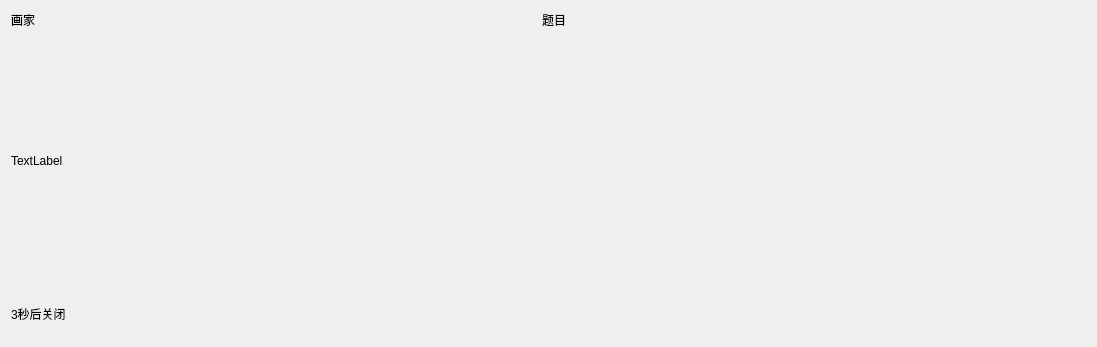
<?xml version="1.0" encoding="UTF-8"?>
<ui version="4.0">
 <class>AnswerWidget</class>
 <widget class="QDialog" name="AnswerWidget">
  <property name="geometry">
   <rect>
    <x>0</x>
    <y>0</y>
    <width>604</width>
    <height>347</height>
   </rect>
  </property>
  <property name="windowTitle">
   <string>回合结算界面</string>
  </property>
  <layout class="QGridLayout" name="gridLayout">
   <item row="0" column="0">
    <spacer name="horizontalSpacer">
     <property name="orientation">
      <enum>Qt::Horizontal</enum>
     </property>
     <property name="sizeHint" stdset="0">
      <size>
       <width>77</width>
       <height>20</height>
      </size>
     </property>
    </spacer>
   </item>
   <item row="0" column="1">
    <layout class="QHBoxLayout" name="horizontalLayout_3">
     <item>
      <layout class="QVBoxLayout" name="verticalLayout">
       <item>
        <layout class="QHBoxLayout" name="horizontalLayout_2">
         <item>
          <widget class="QLabel" name="lbPainter">
           <property name="maximumSize">
            <size>
             <width>1000</width>
             <height>1000</height>
            </size>
           </property>
           <property name="text">
            <string>画家</string>
           </property>
          </widget>
         </item>
         <item>
          <widget class="QLabel" name="lbTitle">
           <property name="maximumSize">
            <size>
             <width>1000</width>
             <height>1000</height>
            </size>
           </property>
           <property name="text">
            <string>题目</string>
           </property>
          </widget>
         </item>
        </layout>
       </item>
       <item>
        <widget class="QLabel" name="lbFinal">
         <property name="minimumSize">
          <size>
           <width>391</width>
           <height>251</height>
          </size>
         </property>
         <property name="maximumSize">
          <size>
           <width>1000</width>
           <height>1000</height>
          </size>
         </property>
         <property name="text">
          <string>TextLabel</string>
         </property>
        </widget>
       </item>
       <item>
        <layout class="QHBoxLayout" name="horizontalLayout">
         <item>
          <widget class="QLabel" name="lbTip">
           <property name="maximumSize">
            <size>
             <width>1000</width>
             <height>1000</height>
            </size>
           </property>
           <property name="text">
            <string>3秒后关闭</string>
           </property>
          </widget>
         </item>
         <item>
          <spacer name="verticalSpacer_2">
           <property name="maximumSize">
            <size>
             <width>1000</width>
             <height>1000</height>
            </size>
           </property>
           <property name="orientation">
            <enum>Qt::Vertical</enum>
           </property>
           <property name="sizeHint" stdset="0">
            <size>
             <width>20</width>
             <height>13</height>
            </size>
           </property>
          </spacer>
         </item>
        </layout>
       </item>
      </layout>
     </item>
     <item>
      <spacer name="verticalSpacer">
       <property name="orientation">
        <enum>Qt::Vertical</enum>
       </property>
       <property name="sizeHint" stdset="0">
        <size>
         <width>20</width>
         <height>328</height>
        </size>
       </property>
      </spacer>
     </item>
    </layout>
   </item>
   <item row="0" column="2">
    <spacer name="horizontalSpacer_2">
     <property name="orientation">
      <enum>Qt::Horizontal</enum>
     </property>
     <property name="sizeHint" stdset="0">
      <size>
       <width>70</width>
       <height>20</height>
      </size>
     </property>
    </spacer>
   </item>
  </layout>
 </widget>
 <resources/>
 <connections/>
</ui>
